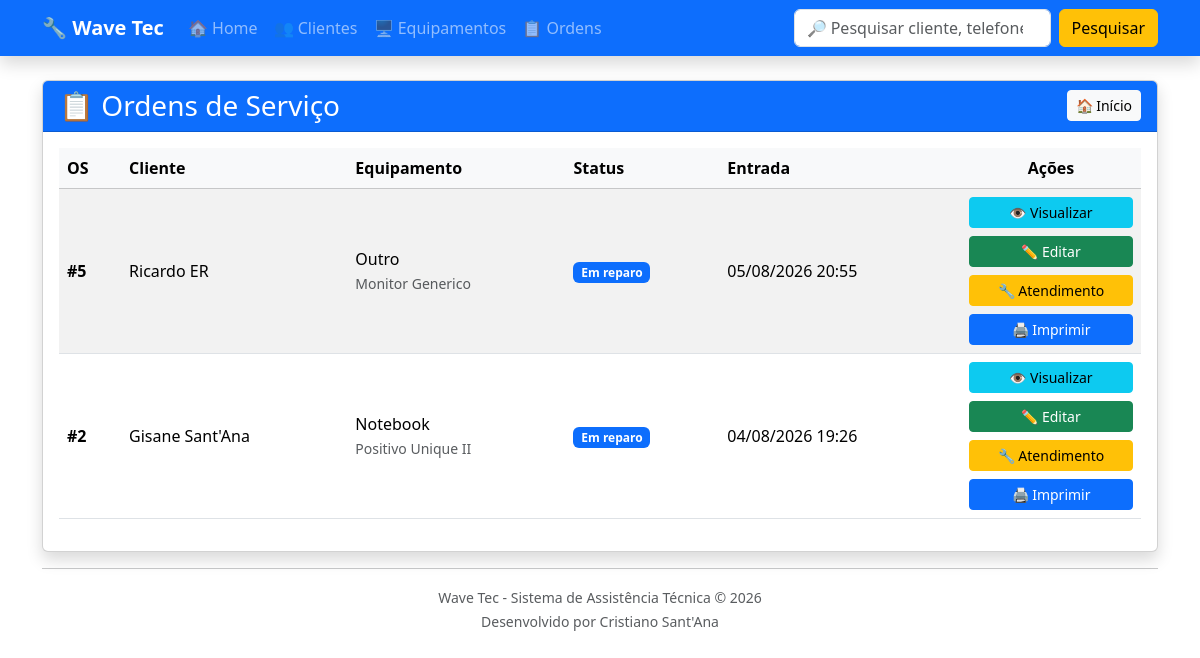
The app's page /ordens/, older data.
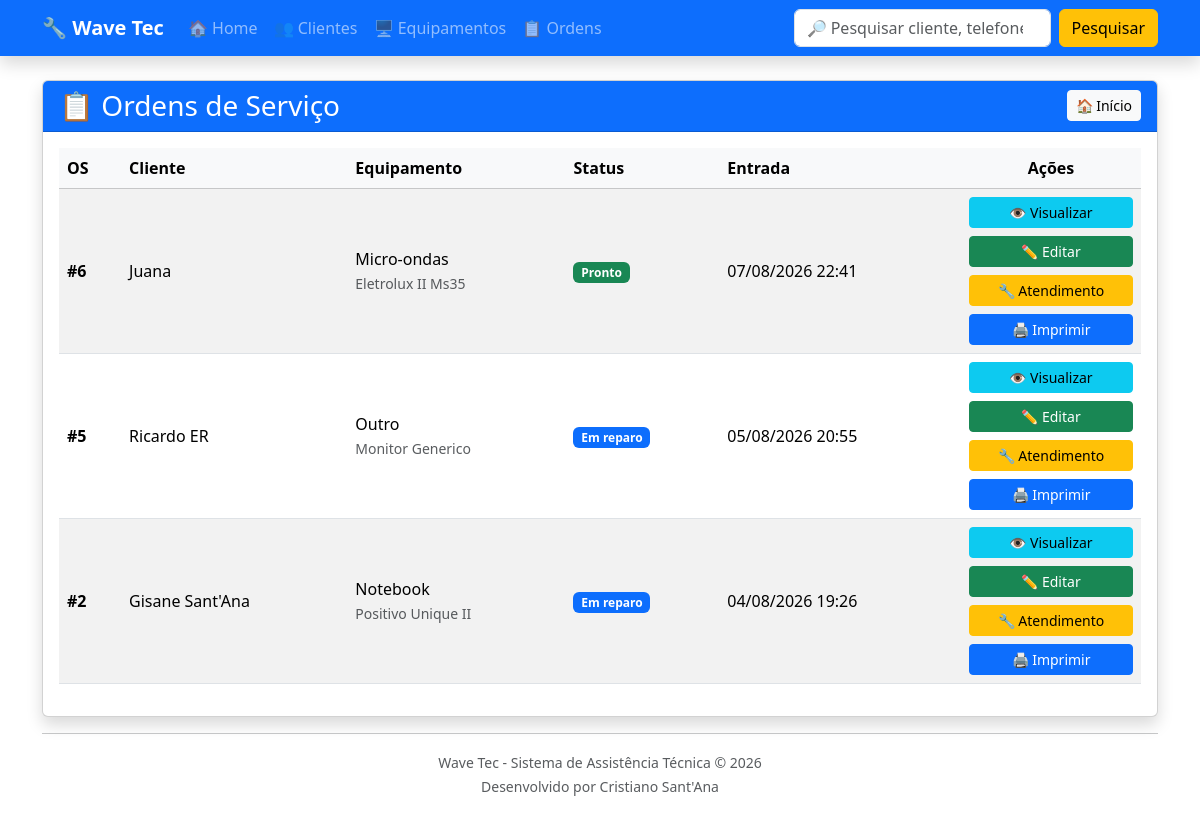
The same page, newer data.
### ordens/models.py (models this page shows, shortened)
class OrdemServico(models.Model):
    STATUS = [
        ("ABERTA", "Aberta"),
        ("EM_ANALISE", "Em análise"),
        ("AGUARDANDO_PECA", "Aguardando peça"),
        ("EM_REPARO", "Em reparo"),
        ("PRONTO", "Pronto"),
        ("SEM_CONSERTO", "Sem conserto"),
        ("ENTREGUE", "Entregue"),
    ]
    equipamento_cadastrado = models.ForeignKey(
        Equipamento,
        on_delete=models.CASCADE,
        related_name="ordens"
    )
    data_abertura = models.DateTimeField(
        auto_now_add=True
    )
    defeito = models.TextField()
    acessorios = models.TextField(
        blank=True
    )
    observacoes = models.TextField(
        blank=True
    )
    reparo = models.TextField(
        blank=True
    )
    valor = models.DecimalField(
        max_digits=10,
        decimal_places=2,
        default=0
    )
    forma_pagamento = models.CharField(
        max_length=30,
        blank=True
    )
    status = models.CharField(
        max_length=20,
        choices=STATUS,
        default="ABERTA"
    )
    @property
    def cliente(self):
        return self.equipamento_cadastrado.cliente

### equipamentos/models.py (models this page shows, shortened)
class Equipamento(models.Model):
    TIPOS = [
        ("TV", "Televisão"),
        ("NOTE", "Notebook"),
        ("PC", "Computador"),
        ("CEL", "Celular"),
        ("SOM", "Som"),
        ("MICRO", "Micro-ondas"),
        ("OUTRO", "Outro"),
    ]
    cliente = models.ForeignKey(
        Cliente,
        on_delete=models.CASCADE
    )
    tipo = models.CharField(
        max_length=20,
        choices=TIPOS
    )
    marca = models.CharField(
        max_length=50
    )
    modelo = models.CharField(
        max_length=50
    )
    numero_serie = models.CharField(
        max_length=100,
        blank=True
    )
    acessorios = models.TextField(
        blank=True
    )
    garantia = models.BooleanField(
        default=False
    )
    data_entrada = models.DateField(
        auto_now_add=True
    )
    status = models.CharField(
        max_length=30,
        default="Em análise"
    )

### clientes/models.py (models this page shows, shortened)
class Cliente(models.Model):
    nome = models.CharField(max_length=100)
    telefone = models.CharField(max_length=20)
    endereco = models.CharField(max_length=200)

### ordens/views.py (the view)
def lista_ordens(request):
    ordens = OrdemServico.objects.all().order_by("-id")
    return render(
        request,
        "ordens/lista_ordens.html",
        {
            "ordens": ordens
        }
    )

### ordens/templates/ordens/lista_ordens.html (shortened to what the changed rows need)
{% extends "base.html" %}
{% block content %}
<div class="card shadow">
    <div class="card-body">
        <table class="table table-striped table-hover align-middle">
            <thead class="table-light">
                <tr>
                    <th>OS</th>
                    <th>Cliente</th>
                    <th>Equipamento</th>
                    <th>Status</th>
                    <th>Entrada</th>
                    <th class="text-center">Ações</th>
                </tr>
            </thead>
            <tbody>
                {% for ordem in ordens %}
                <tr>
                    <td>
                        <strong>#{{ ordem.id }}</strong>
                    </td>
                    <td>
                        {{ ordem.cliente.nome }}
                    </td>
                    <td>
                        {{ ordem.equipamento_cadastrado.get_tipo_display }}
                        <br>
                        <small class="text-muted">
                            {{ ordem.equipamento_cadastrado.marca }}
                            {{ ordem.equipamento_cadastrado.modelo }}
                        </small>
                    </td>
                    <td>
                        {% if ordem.status == "ABERTA" %}
                            <span class="badge bg-danger">
                                Aberta
                            </span>
                        {% elif ordem.status == "EM_ANALISE" %}
                            <span class="badge bg-warning text-dark">
                                Em análise
                            </span>
                        {% elif ordem.status == "AGUARDANDO_PECA" %}
                            <span class="badge bg-info text-dark">
                                Aguardando peça
                            </span>
                        {% elif ordem.status == "EM_REPARO" %}
                            <span class="badge bg-primary">
                                Em reparo
                            </span>
                        {% elif ordem.status == "PRONTO" %}
                            <span class="badge bg-success">
                                Pronto
                            </span>
                        {% elif ordem.status == "SEM_CONSERTO" %}
                            <span class="badge bg-dark">
                                Sem conserto
                            </span>
                        {% elif ordem.status == "ENTREGUE" %}
                            <span class="badge bg-secondary">
                                Entregue
                            </span>
                        {% else %}
                            <span class="badge bg-light text-dark">
                                {{ ordem.get_status_display }}
                            </span>
                        {% endif %}
                    </td>
                    <td>
                        {{ ordem.data_abertura|date:"d/m/Y H:i" }}
                    </td>
                     <td class="text-center" style="width:180px;">
                        <div class="d-grid gap-2">
                            <a
                                href="{% url 'detalhe_ordem' ordem.id %}"
                                class="btn btn-info btn-sm">
                                👁 Visualizar
                            </a>
                            <a
                                href="{% url 'editar_ordem' ordem.id %}"
                                class="btn btn-success btn-sm">
                                ✏️ Editar
                            </a>
                            <a
                                href="{% url 'novo_atendimento' ordem.id %}"
                                class="btn btn-warning btn-sm">
                                🔧 Atendimento
                            </a>
                            <a
                                href="{% url 'imprimir_os' ordem.id %}"
                                class="btn btn-primary btn-sm">
                                🖨 Imprimir
                            </a>
                        </div>
                    </td>
                </tr>
                {% empty %}
                <tr>
                    <td colspan="6" class="text-center">
                        Nenhuma Ordem de Serviço cadastrada.
                    </td>
                </tr>
                {% endfor %}
            </tbody>
        </table>
    </div>
</div>
{% endblock %}

Row changes from the older to the newer data that the page shows:
added OrdemServico: id "6", cliente.nome "Juana", equipamento_cadastrado.tipo "Micro-ondas", equipamento_cadastrado.marca "Eletrolux II", equipamento_cadastrado.modelo "Ms35", status "Pronto", data_abertura "07/08/2026 22:41"
